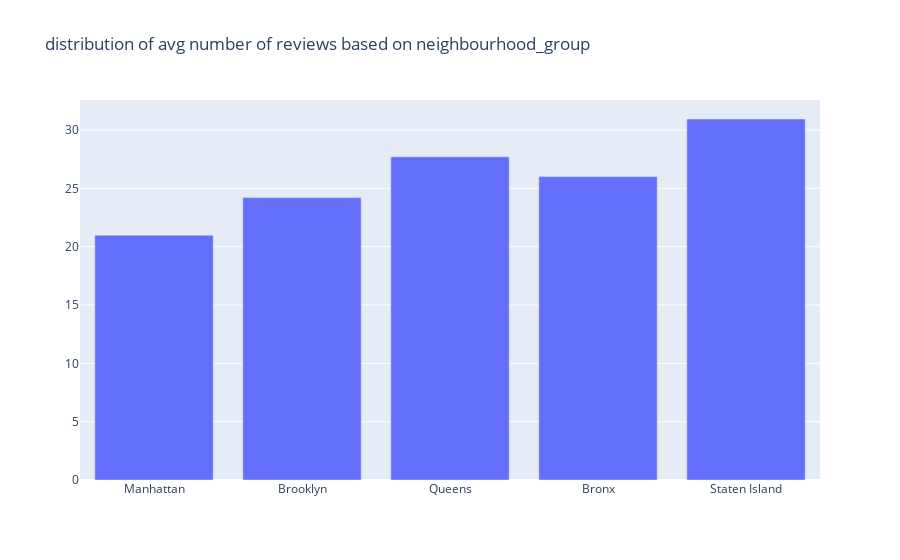

Notebook source saved alongside this figure:
### Code cell
#distribution of avg number of reviews by neighbourhood_group
l = []
for i in total_neighobourhood_group:
    l.append(df.number_of_reviews.loc[df.neighbourhood_group == i].sum()/len(df.number_of_reviews.loc[df.neighbourhood_group == i]))

trace = go.Bar(x = list(df.neighbourhood_group.value_counts().index),y = l)
data = [trace]
layout = go.Layout(title = "distribution of avg number of reviews based on neighbourhood_group")
fig = go.Figure(data = data,layout=layout)
py.iplot(fig)

### Figure 1 — Plotly figure (JSON) as saved in the notebook; plotly's stock layout.template omitted (floating-point values rounded to 4 significant figures)
{"data": [{"type": "bar", "x": ["Manhattan", "Brooklyn", "Queens", "Bronx", "Staten Island"], "y": [20.99, 24.2, 27.7, 26.0, 30.94]}], "layout": {"title": {"text": "distribution of avg number of reviews based on neighbourhood_group"}}}
